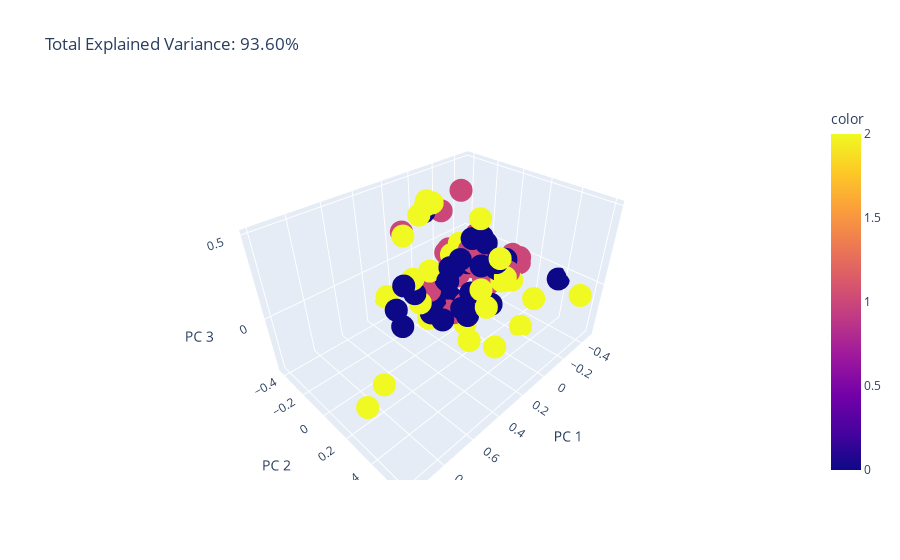

Notebook source saved alongside this figure:
### Code cell
total_var = pca.explained_variance_ratio_.sum() * 100

fig = px.scatter_3d(
    X_train, x=0, y=1, z=2, color=y_train,
    title=f'Total Explained Variance: {total_var:.2f}%',
    labels={'0': 'PC 1', '1': 'PC 2', '2': 'PC 3'}
)
fig.show()
